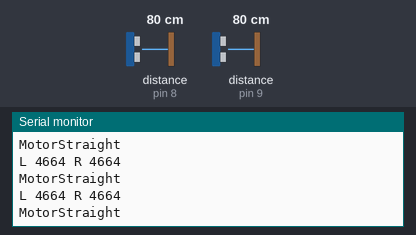
A sketch run on a simulated Arduino Uno, built with avr-gcc and run on an emulated ATmega328P. Parts: the last lines printed to the serial monitor. The test bench sets the inputs (shaded band); at power-on: distance to the obstacle (sensors on pin 8, pin 9) 80 cm.

Above: at 1.2 s.
1.3 s: distance to the obstacle (sensor on pin 8) set to 2 cm
3.2 s: distance to the obstacle (sensor on pin 9) set to 250 cm
At 3.9 s:
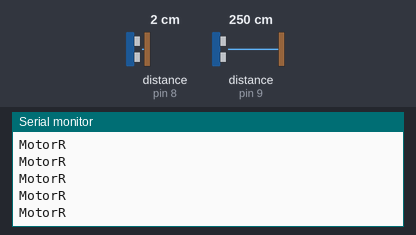
5.1 s: distance to the obstacle (sensor on pin 8) set to 18 cm
8.1 s: distance to the obstacle (sensor on pin 9) set to 35 cm
At 9.0 s:
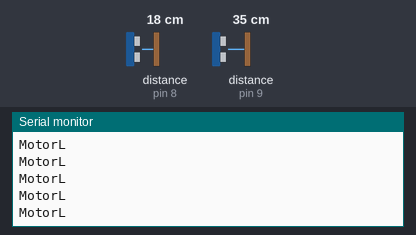
11.1 s: distance to the obstacle (sensor on pin 8) set to 250 cm
14.1 s: distance to the obstacle (sensor on pin 9) set to 2 cm
Timing chart, 0 to 17.1 s (numbered marks = the images above; inputs shaded):
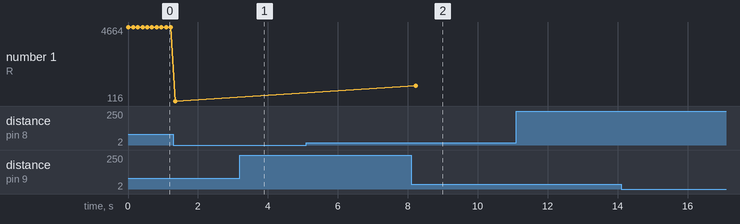

Measured:
- after the input at 3.2 s, the serial monitor: prints a new line after 0.07 s (image 1)
- after the input at 8.1 s, the serial monitor: prints a new line at once (image 2)
- plotted number 1: 4664 → 116 after the input at 1.3 s, 116 → 1049 after the input at 8.1 s

The sketch:

detector.ino
```cpp
#include<SoftwareSerial.h>
#include<NewPing.h>

NewPing left(12,9,200);
NewPing right(7,8,200);
const int rx = 2;
const int tx = 3;
long durationL, durationR;
int motorL = 0;
int motorR = 0;
const int motorL1 = 11;
const int motorL2 = 10;
const int motorR1 = 1;
const int motorR2 = 0;
const int ENR = 6;
const int ENL = 5;
#define SPEED 343

SoftwareSerial btserial(rx,tx);
SoftwareSerial esp(5,6);

void setup() {
  Serial.begin(9600);
  btserial.begin(9600);
}

void loop() {

    //delay(1000);

 // btserial.write(2);
  //Serial.println("1");
    btserial.write(2);
    long distL = left.ping(); //Time to reach the sensor
    long distR = right.ping();
    esp.println("L "+(String)distL+ " R "+(String)distR);
    Serial.println("L "+(String)distL+ " R "+(String)distR);
    //Serial.println(distR);

    /*motorL = map(distL, 0, 2000, 0, 255);
    motorR = map(distR, 0, 2000, 0, 255);
    analogWrite(ENR, motorR);
    analogWrite(ENL, motorL);
    digitalWrite(motorL1, HIGH);
    digitalWrite(motorL2, LOW);
    digitalWrite(motorR1, LOW);
    digitalWrite(motorR2, HIGH);*/
    //Serial.println("L: "+(String)motorL+" R: "+(String)motorR);
/********************************************************************************
 * Digital Motor Control
 ********************************************************************************/

    while(left.ping() > right.ping())
    {
      Serial.println("MotorL");
      digitalWrite(motorL1, HIGH);
      digitalWrite(motorL2, LOW);
    }
    while(right.ping() > left.ping())
    {
      Serial.println("MotorR");
      digitalWrite(motorR1, HIGH);
      digitalWrite(motorR2, LOW);
    }
    Serial.println("MotorStraight");
    digitalWrite(motorL1, HIGH);
    digitalWrite(motorL2, LOW);
    digitalWrite(motorR1, LOW);
    digitalWrite(motorR2, HIGH);
  //btserial.write("0");
  //delay(2000);
  /*if(Serial.available())
    {
      char c = Serial.read();
      btserial.write(c);
    }
  if(btserial.available())
  {
    char c = Serial.read();
    Serial.write(c);
  }*/
    delay(100);

}
```
